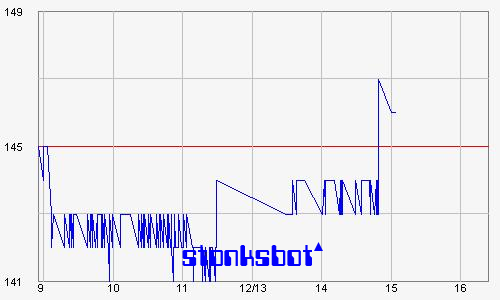

Write Python code to recreate this figure.
import requests
import shutil 
from PIL import Image

def save(ticker):
    image_url = f"https://investor.rti.co.id/kontanweb/stock_dailychart2.jsp?code={ticker}"
    r = requests.get(image_url, stream = True)
    r.raw.decode_content = True
    with open("chart.png",'wb') as f:
        shutil.copyfileobj(r.raw, f)

def watermark():
    temp_image = Image.open('chart.png')
    watermark = Image.open('watermark.png')    

    if watermark.mode!='RGBA':
        alpha = Image.new('L', watermark.size, 15)
        watermark.putalpha(alpha)

    paste_mask = watermark.split()[3].point(lambda i: i)
    temp_image.paste(watermark, (177,240), mask=paste_mask)
    temp_image.save('chart.png')

def create(ticker):
    save(ticker)
    watermark()